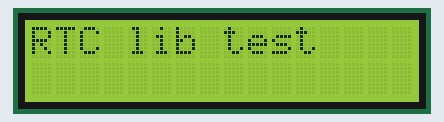
The sketch below on a simulated Arduino Leonardo, built with avr-gcc and run on an emulated ATmega32U4. Shown: 16×2 character LCD. The local clock reads 2024-03-15 10:24:30 at power-on unless the sketch sets it; what the sketch prints to the serial monitor is not drawn.

Above: at 0.1 s.
At 3.2 s:
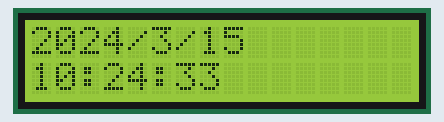
At 7.3 s:
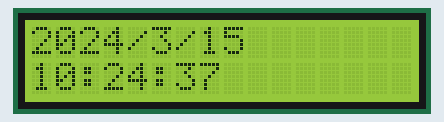
At 11.4 s:
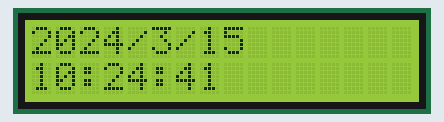
At 20.7 s:
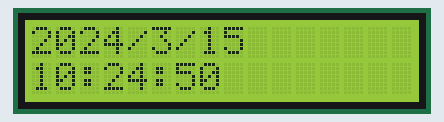
At 38.2 s:
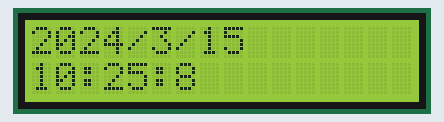

Measured:
- what the display in image 0 shows lasts 3.0 s, from 0.1 s to 3.1 s
- what the display in image 1 shows lasts 1.0 s, from 3.1 s to 4.1 s

The sketch:

ds3231-lcd.ino
```cpp
// Date and time functions using a DS3231 RTC connected via I2C and Wire lib
#include <Wire.h>
#include "RTClib.h"
#include <LiquidCrystal_I2C.h>

LiquidCrystal_I2C lcd(0x3F, 16, 2);

RTC_DS3231 rtc;

char daysOfTheWeek[7][12] = {"Sunday", "Monday", "Tuesday", "Wednesday", "Thursday", "Friday", "Saturday"};

void setup () {

#ifndef ESP8266
  while (!Serial); // for Leonardo/Micro/Zero
#endif

  Serial.begin(9600);
  Wire.begin();

  /*
   * Serial.begin(9600);
   */

  // set up LCD
  lcd.begin();
  lcd.clear();
  lcd.print("RTC lib test");

  delay(3000); // wait for console opening

  if (! rtc.begin()) {
    Serial.println("Couldn't find RTC");
    while (1);
  }

  if (rtc.lostPower()) {
    Serial.println("RTC lost power, lets set the time!");
    // following line sets the RTC to the date & time this sketch was compiled
    rtc.adjust(DateTime(F(__DATE__), F(__TIME__)));
    // This line sets the RTC with an explicit date & time, for example to set
    // January 21, 2014 at 3am you would call:
    // rtc.adjust(DateTime(2014, 1, 21, 3, 0, 0));
  }
}

void loop () {
   lcd.clear();
   lcd.setCursor(0, 0);

    DateTime now = rtc.now();

    Serial.print(now.year(), DEC);

    Serial.print('/');
    Serial.print(now.month(), DEC);
    Serial.print('/');
    Serial.print(now.day(), DEC);
    Serial.print(" (");
    Serial.print(daysOfTheWeek[now.dayOfTheWeek()]);
    Serial.print(") ");
    Serial.print(now.hour(), DEC);
    Serial.print(':');
    Serial.print(now.minute(), DEC);
    Serial.print(':');
    Serial.print(now.second(), DEC);
    Serial.println();

    lcd.print(now.year(),DEC);
    lcd.print('/');
    lcd.print(now.month(),DEC);
    lcd.print('/');
    lcd.print(now.day(),DEC);

    lcd.setCursor(0, 1);
    lcd.print(now.hour(),DEC);
    lcd.print(':');
    lcd.print(now.minute(),DEC);
    lcd.print(':');
    lcd.print(now.second(),DEC);

    Serial.print(" since midnight 1/1/1970 = ");
    Serial.print(now.unixtime());
    Serial.print("s = ");
    Serial.print(now.unixtime() / 86400L);
    Serial.println("d");

    // calculate a date which is 7 days and 30 seconds into the future
    DateTime future (now + TimeSpan(7,12,30,6));

    Serial.print(" now + 7d + 30s: ");
    Serial.print(future.year(), DEC);
    Serial.print('/');
    Serial.print(future.month(), DEC);
    Serial.print('/');
    Serial.print(future.day(), DEC);
    Serial.print(' ');
    Serial.print(future.hour(), DEC);
    Serial.print(':');
    Serial.print(future.minute(), DEC);
    Serial.print(':');
    Serial.print(future.second(), DEC);
    Serial.println();

    Serial.println();
    delay(1000);
}
```
